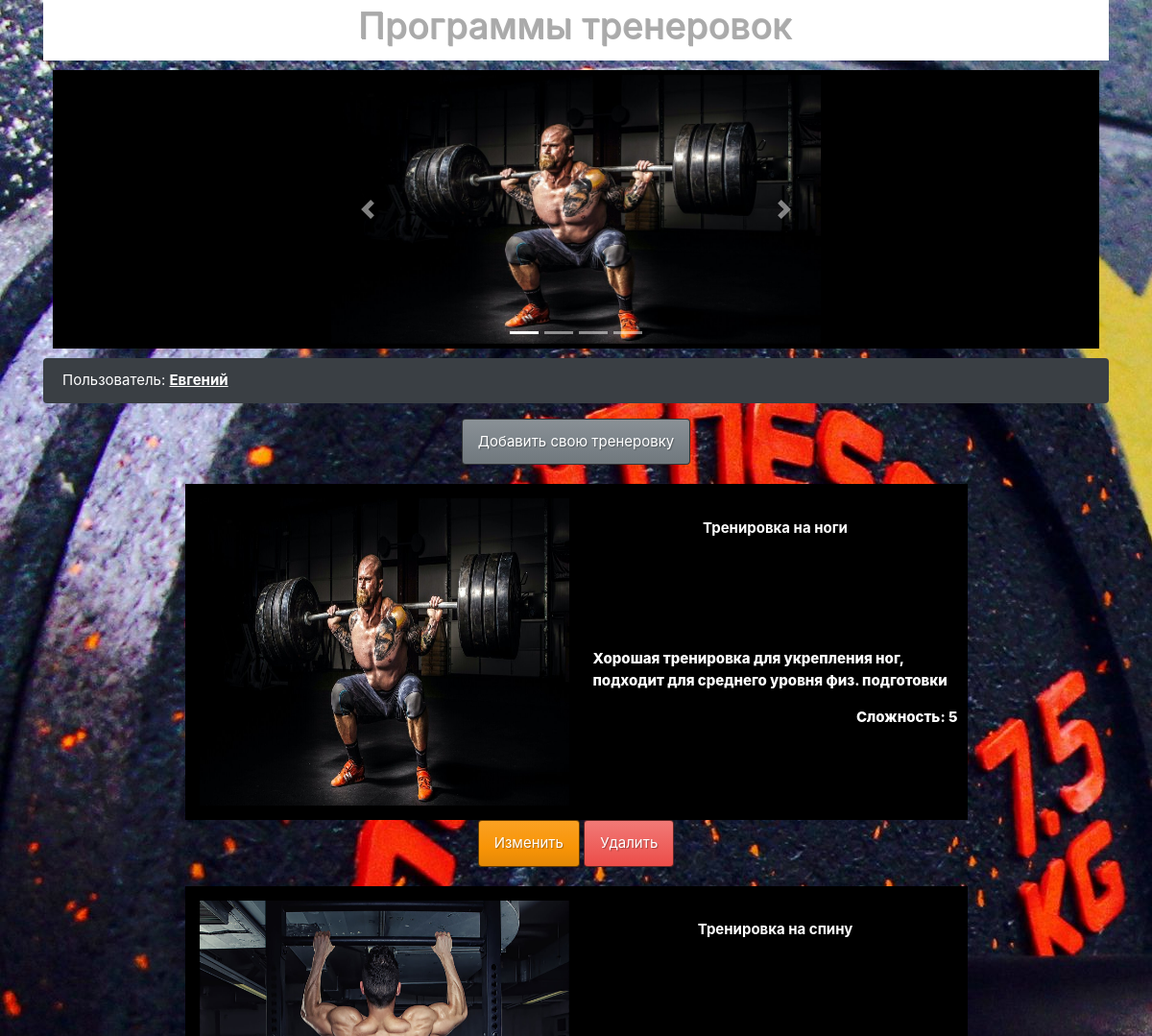
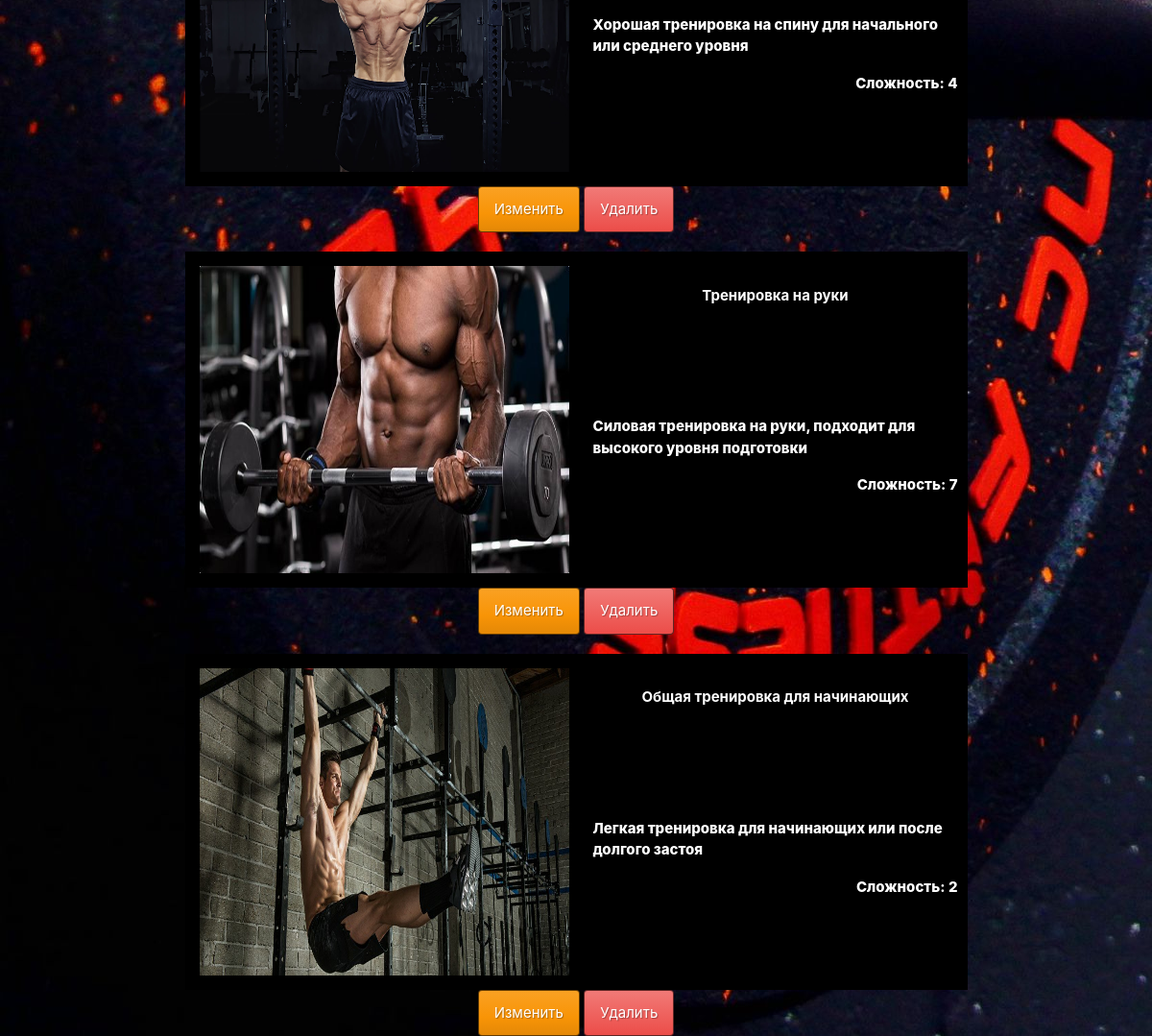
Page / (signed in) on the committed database (2 pictures, top to bottom).
### data1/users.py (models this page shows, shortened)
class User(SqlAlchemyBase, UserMixin, SerializerMixin):
    __tablename__ = 'users'
    id = sqlalchemy.Column(sqlalchemy.Integer,
                           primary_key=True, autoincrement=True)
    surname = sqlalchemy.Column(sqlalchemy.String, nullable=True)
    name = sqlalchemy.Column(sqlalchemy.String, nullable=True)
    age = sqlalchemy.Column(sqlalchemy.String, nullable=True)
    birth = sqlalchemy.Column(sqlalchemy.String, nullable=True)
    email = sqlalchemy.Column(sqlalchemy.String,
                              index=True, unique=True, nullable=True)
    hashed_password = sqlalchemy.Column(sqlalchemy.String, nullable=True)
    modified_date  = sqlalchemy.Column(sqlalchemy.DateTime,
                                     default=datetime.datetime.now)
    city_from = sqlalchemy.Column(sqlalchemy.String, nullable=True)
    rec = orm.relationship("Recipes", back_populates='user')

### data1/recipes.py (models this page shows)
class Recipes(SqlAlchemyBase, SerializerMixin):
    __tablename__ = 'recipes'
    id = sqlalchemy.Column(sqlalchemy.Integer,
                           primary_key=True, autoincrement=True)
    personal_id = sqlalchemy.Column(sqlalchemy.Integer,
                                    sqlalchemy.ForeignKey("users.id"))
    name_recipe = sqlalchemy.Column(sqlalchemy.String, nullable=True)
    cooking_time = sqlalchemy.Column(sqlalchemy.String, nullable=True)
    start_date = sqlalchemy.Column(sqlalchemy.DateTime,
                                     default=datetime.datetime.now)
    end_date = sqlalchemy.Column(sqlalchemy.DateTime,
                                     default=datetime.datetime.now)
    ingredients = sqlalchemy.Column(sqlalchemy.String, nullable=True)
    about = sqlalchemy.Column(sqlalchemy.String, nullable=True)
    food = sqlalchemy.Column(sqlalchemy.String, nullable=True)
    name_photo = sqlalchemy.Column(sqlalchemy.String, nullable=True)
    category = sqlalchemy.Column(sqlalchemy.String, nullable=True)
    coeff_popular = sqlalchemy.Column(sqlalchemy.Integer, default=0)
    user = orm.relationship('User')

### main.py (the view)
    @app.route("/")
    def index():
        len_data = len([x for x in db_sess.query(Recipes).all()])
        data = db_sess.query(Recipes).order_by(Recipes.coeff_popular)[::-1]
        val_1 = db_sess.query(Recipes).order_by(Recipes.coeff_popular)[::-1][0]
        return render_template("index.html", data=data, len_data=len_data, val_1=val_1)

### data1/db_session.py (called while the page is built)
def create_session() -> Session:
    global __factory
    return __factory()

### main.py (called while the page is built)
@login_manager.user_loader
def load_user(user_id):
    db_sess = db_session.create_session()
    return db_sess.query(User).get(user_id)

### templates/index.html (shortened to what this page needs)
{% extends "base.html" %}
{% block content %}
<div class="text">
<h1>Программы тренеровок</h1>
</div>
<div class="row" style="margin: 10px; border: 5px solid #000000; background: #000000">
    <div class="offset-md-3 col-md-6">
<div align="center" id="carouselExampleIndicators" class="carousel slide" data-bs-ride="carousel">
  <div class="carousel-indicators">
    <li type="button" data-bs-target="#carouselExampleIndicators" data-bs-slide-to="0" class="active"></li>
    {% for i in range(len_data - 1) %}
    <li type="button" data-bs-target="#carouselExampleIndicators" data-bs-slide-to="{{ i + 1 }}"></li>
    {% endfor %}
  </div>
  <div class="carousel-inner">
    <div class="carousel-item active">
      {% set url_path = "static/img_rec/" + val_1.name_photo %}
      <a href="/show/{{ val_1.id }}"><img src={{ url_path }} class="d-block w-100" height="280" text-align="center" alt="Изображение">
    </div>
  </div>
  <a class="carousel-control-prev" href="#carouselExampleIndicators" role="button" data-slide="prev">
    <span class="carousel-control-prev-icon" aria-hidden="true"></span>
  </a>
  <a class="carousel-control-next" href="#carouselExampleIndicators" role="button" data-slide="next">
    <span class="carousel-control-next-icon" aria-hidden="true"></span>
  </a>
</div>
</div>
</div>
{% if current_user.is_authenticated %}
            <div class="alert alert-primary" role="alert" >
              Пользователь: <a href="/logout" class="alert-link">{{ current_user.name }}</a>
            </div>
{% endif %}
{% if current_user.is_authenticated %}
<center>
    <a href="add_recipes" class="btn btn-secondary">Добавить свою тренеровку</a>
</center>
{% endif %}
{% for item_rec in data %}
 <table>
   <colgroup>
     <col span="1" style="background:#000000" width=400px>
     <col style="background-color:#000000" width=400px>
   </colgroup>
   <tr>
   {% set url_path = "static/img_rec/" + item_rec.name_photo %}
     <th rowspan="3" class="first"><img src={{ url_path }} alt="Тренировка" align="left" width="395"
     height="330" style="padding: 5px"/></th>
     <th><a href="/show/{{ item_rec.id }}" class="alert-link">{{ item_rec.name_recipe }}</a></th>
   </tr>
   <tr>
   <td>
     <p> {{ item_rec.about }} </p>
     <p style="text-align:right">Сложность: {{ item_rec.category }}</p>
   </td>
   </tr>
 </table>
 {% if current_user.id == 5 %}
     <div align="center">
         <a href="/edit_recipes/{{ item_rec.id }}" class="btn btn-warning">
             Изменить
         </a>
         <a href="/recipes_delete/{{ item_rec.id }}" class="btn btn-danger">
             Удалить
         </a>
     </div>
{% endif %}
{% endfor %}
{% endblock %}

### static/css/fon_web_1.css (style rules this page uses)
body { background-image: url(../img_3/fon4.jpg); background-repeat: repeat-y; }

### static/css/fon_text.css (style rules this page uses)
p { font-weight: 800; font-style: Didot; color: rgb(255, 255, 255); }

### templates/index.html (style rules this page uses)
.text { text-align: center; background: #ffffff; border: 5px solid #ffffff; }
table { margin-left: auto; margin-right: auto; margin-top: 20px; }
td { padding: 10px; }
th { padding: 10px; text-align: center; }

### rows in the picture
User: name "Евгений"
Recipes: shows a picture, name_recipe "Тренировка на ноги", about "Хорошая тренировка для укрепления ног, подходит для среднего уровня физ. подготовки", category "5"
Recipes: shows a picture, name_recipe "Тренировка на спину", about "Хорошая тренировка на спину для начального или среднего уровня", category "4"
Recipes: shows a picture, name_recipe "Тренировка на руки", about "Силовая тренировка на руки, подходит для высокого уровня подготовки", category "7"
Recipes: shows a picture, name_recipe "Общая тренировка для начинающих", about "Легкая тренировка для начинающих или после долгого застоя", category "2"
